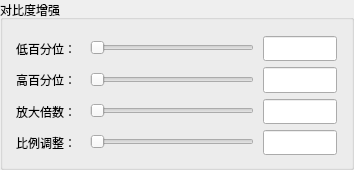
               <widget class="QGroupBox" name="groupBox">
                <property name="sizePolicy">
                 <sizepolicy hsizetype="Fixed" vsizetype="Fixed">
                  <horstretch>0</horstretch>
                  <verstretch>0</verstretch>
                 </sizepolicy>
                </property>
                <property name="minimumSize">
                 <size>
                  <width>354</width>
                  <height>170</height>
                 </size>
                </property>
                <property name="maximumSize">
                 <size>
                  <width>354</width>
                  <height>170</height>
                 </size>
                </property>
                <property name="title">
                 <string>对比度增强</string>
                </property>
                <layout class="QVBoxLayout" name="verticalLayout_contrastRows">
                 <property name="spacing">
                  <number>6</number>
                 </property>
                 <property name="leftMargin">
                  <number>10</number>
                 </property>
                 <property name="topMargin">
                  <number>16</number>
                 </property>
                 <property name="rightMargin">
                  <number>10</number>
                 </property>
                 <property name="bottomMargin">
                  <number>12</number>
                 </property>
                 <item>
                  <layout class="QHBoxLayout" name="horizontalLayout_contrastLow">
                   <property name="spacing">
                    <number>6</number>
                   </property>
                   <property name="leftMargin">
                    <number>0</number>
                   </property>
                   <property name="topMargin">
                    <number>0</number>
                   </property>
                   <property name="rightMargin">
                    <number>0</number>
                   </property>
                   <property name="bottomMargin">
                    <number>0</number>
                   </property>
                   <item>
                    <widget class="QLabel" name="label_2">
                     <property name="minimumSize">
                      <size>
                       <width>65</width>
                       <height>25</height>
                      </size>
                     </property>
                     <property name="maximumSize">
                      <size>
                       <width>65</width>
                       <height>25</height>
                      </size>
                     </property>
                     <property name="text">
                      <string>低百分位：</string>
                     </property>
                    </widget>
                   </item>
                   <item>
                    <widget class="QSlider" name="dihuakuai">
                     <property name="minimumSize">
                      <size>
                       <width>164</width>
                       <height>24</height>
                      </size>
                     </property>
                     <property name="maximumSize">
                      <size>
                       <width>164</width>
                       <height>24</height>
                      </size>
                     </property>
                     <property name="orientation">
                      <enum>Qt::Horizontal</enum>
                     </property>
                    </widget>
                   </item>
                   <item>
                    <widget class="QLineEdit" name="dizhi">
                     <property name="minimumSize">
                      <size>
                       <width>74</width>
                       <height>24</height>
                      </size>
                     </property>
                     <property name="maximumSize">
                      <size>
                       <width>74</width>
                       <height>28</height>
                      </size>
                     </property>
                    </widget>
                   </item>
                  </layout>
                 </item>
                 <item>
                  <layout class="QHBoxLayout" name="horizontalLayout_contrastHigh">
                   <property name="spacing">
                    <number>6</number>
                   </property>
                   <property name="leftMargin">
                    <number>0</number>
                   </property>
                   <property name="topMargin">
                    <number>0</number>
                   </property>
                   <property name="rightMargin">
                    <number>0</number>
                   </property>
                   <property name="bottomMargin">
                    <number>0</number>
                   </property>
                   <item>
                    <widget class="QLabel" name="label_3">
                     <property name="minimumSize">
                      <size>
                       <width>65</width>
                       <height>25</height>
                      </size>
                     </property>
                     <property name="maximumSize">
                      <size>
                       <width>65</width>
                       <height>25</height>
                      </size>
                     </property>
                     <property name="text">
                      <string>高百分位：</string>
                     </property>
                    </widget>
                   </item>
                   <item>
                    <widget class="QSlider" name="gaohuakuai">
                     <property name="minimumSize">
                      <size>
                       <width>164</width>
                       <height>24</height>
                      </size>
                     </property>
                     <property name="maximumSize">
                      <size>
                       <width>164</width>
                       <height>24</height>
                      </size>
                     </property>
                     <property name="orientation">
                      <enum>Qt::Horizontal</enum>
                     </property>
                    </widget>
                   </item>
                   <item>
                    <widget class="QLineEdit" name="gaozhi">
                     <property name="minimumSize">
                      <size>
                       <width>74</width>
                       <height>24</height>
                      </size>
                     </property>
                     <property name="maximumSize">
                      <size>
                       <width>74</width>
                       <height>28</height>
                      </size>
                     </property>
                    </widget>
                   </item>
                  </layout>
                 </item>
                 <item>
                  <layout class="QHBoxLayout" name="horizontalLayout_contrastScale">
                   <property name="spacing">
                    <number>6</number>
                   </property>
                   <property name="leftMargin">
                    <number>0</number>
                   </property>
                   <property name="topMargin">
                    <number>0</number>
                   </property>
                   <property name="rightMargin">
                    <number>0</number>
                   </property>
                   <property name="bottomMargin">
                    <number>0</number>
                   </property>
                   <item>
                    <widget class="QLabel" name="label_4">
                     <property name="minimumSize">
                      <size>
                       <width>65</width>
                       <height>25</height>
                      </size>
                     </property>
                     <property name="maximumSize">
                      <size>
                       <width>65</width>
                       <height>25</height>
                      </size>
                     </property>
                     <property name="text">
                      <string>放大倍数：</string>
                     </property>
                    </widget>
                   </item>
                   <item>
                    <widget class="QSlider" name="beishuhuakuai">
                     <property name="minimumSize">
                      <size>
                       <width>164</width>
                       <height>24</height>
                      </size>
                     </property>
                     <property name="maximumSize">
                      <size>
                       <width>164</width>
                       <height>24</height>
                      </size>
                     </property>
                     <property name="orientation">
                      <enum>Qt::Horizontal</enum>
                     </property>
                    </widget>
                   </item>
                   <item>
                    <widget class="QLineEdit" name="beishuzhi">
                     <property name="minimumSize">
                      <size>
                       <width>74</width>
                       <height>24</height>
                      </size>
                     </property>
                     <property name="maximumSize">
                      <size>
                       <width>74</width>
                       <height>28</height>
                      </size>
                     </property>
                    </widget>
                   </item>
                  </layout>
                 </item>
                 <item>
                  <layout class="QHBoxLayout" name="horizontalLayout_contrastRatio">
                   <property name="spacing">
                    <number>6</number>
                   </property>
                   <property name="leftMargin">
                    <number>0</number>
                   </property>
                   <property name="topMargin">
                    <number>0</number>
                   </property>
                   <property name="rightMargin">
                    <number>0</number>
                   </property>
                   <property name="bottomMargin">
                    <number>0</number>
                   </property>
                   <item>
                    <widget class="QLabel" name="label_7">
                     <property name="minimumSize">
                      <size>
                       <width>65</width>
                       <height>25</height>
                      </size>
                     </property>
                     <property name="maximumSize">
                      <size>
                       <width>65</width>
                       <height>25</height>
                      </size>
                     </property>
                     <property name="text">
                      <string>比例调整：</string>
                     </property>
                    </widget>
                   </item>
                   <item>
                    <widget class="QSlider" name="dshuakuai">
                     <property name="minimumSize">
                      <size>
                       <width>164</width>
                       <height>24</height>
                      </size>
                     </property>
                     <property name="maximumSize">
                      <size>
                       <width>164</width>
                       <height>24</height>
                      </size>
                     </property>
                     <property name="maximum">
                      <number>1</number>
                     </property>
                     <property name="orientation">
                      <enum>Qt::Horizontal</enum>
                     </property>
                    </widget>
                   </item>
                   <item>
                    <widget class="QLineEdit" name="dszhi">
                     <property name="minimumSize">
                      <size>
                       <width>74</width>
                       <height>24</height>
                      </size>
                     </property>
                     <property name="maximumSize">
                      <size>
                       <width>74</width>
                       <height>28</height>
                      </size>
                     </property>
                    </widget>
                   </item>
                  </layout>
                 </item>
                </layout>
               </widget>
